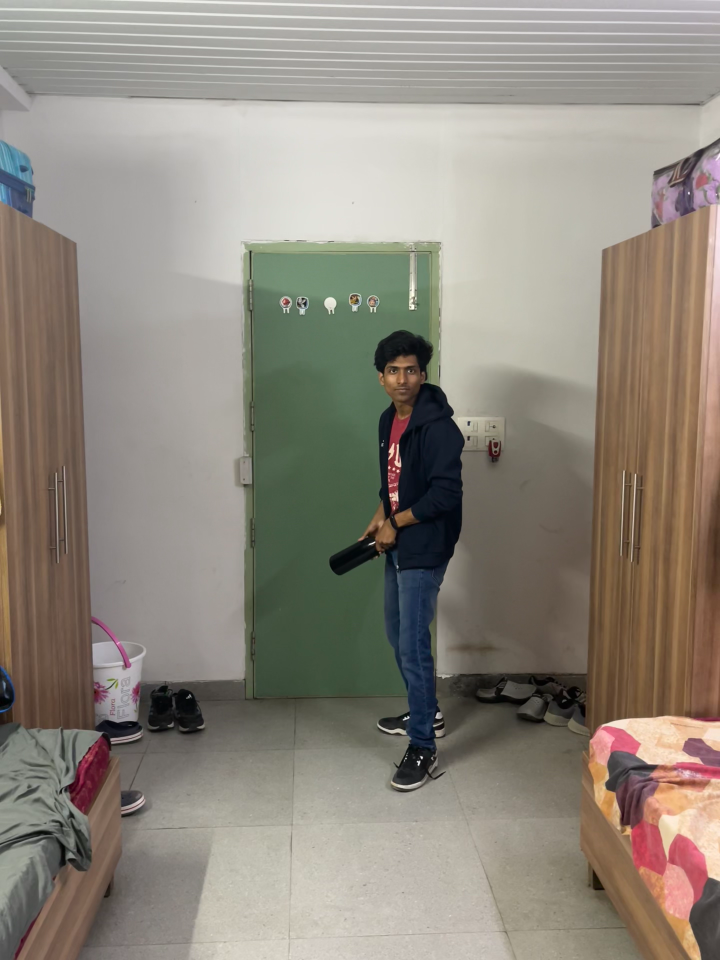
#> input picture frame 5 of 1.mp4, 1440 x 1920 px (shown at 1/2 size)
$ python track_bar.py
#> lines starting #> are read from the running program, lines starting #| are printed output that depends on the picture; after the words box and inside, x2 and y2 are one past the last pixel; in counts of white or black regions, pixels touching at a corner belong together
import cv2
import numpy as np

cap = cv2.VideoCapture("1.mp4")

def nothing(x):
    pass

cv2.namedWindow("Tracking")
cv2.createTrackbar("LH", "Tracking", 0, 255, nothing)
cv2.createTrackbar("LS", "Tracking", 0, 255, nothing)
cv2.createTrackbar("LV", "Tracking", 0, 255, nothing)
cv2.createTrackbar("UH", "Tracking", 255, 255, nothing)
cv2.createTrackbar("US", "Tracking", 255, 255, nothing)
cv2.createTrackbar("UV", "Tracking", 255, 255, nothing)


while(1):
    _, frame = cap.read()
#> frame is the input picture: shape (1920, 1440, 3); mean B, G, R 125, 135.5, 142.3
    # It converts the BGR color space of image to HSV color space
    hsv = cv2.cvtColor(frame, cv2.COLOR_BGR2HSV)
#> hsv: shape (1920, 1440, 3); mean H, S, V 32.4, 44.2, 145.1


    # Threshold of organge in HSV space


    l_h = cv2.getTrackbarPos("LH", "Tracking")
    l_s = cv2.getTrackbarPos("LS", "Tracking")
    l_v = cv2.getTrackbarPos("LV", "Tracking")

    u_h = cv2.getTrackbarPos("UH", "Tracking")
    u_s = cv2.getTrackbarPos("US", "Tracking")
    u_v = cv2.getTrackbarPos("UV", "Tracking")

    l_b = np.array([l_h, l_s, l_v])
    u_b = np.array([u_h, u_s, u_v])


    lower_org = np.array([0, 100, 185])
    upper_org = np.array([20, 255, 255])

    # preparing the mask to overlay
    # mask = cv2.inRange(hsv, l_b, u_b)
    #
    mask = cv2.inRange(hsv, lower_org, upper_org)
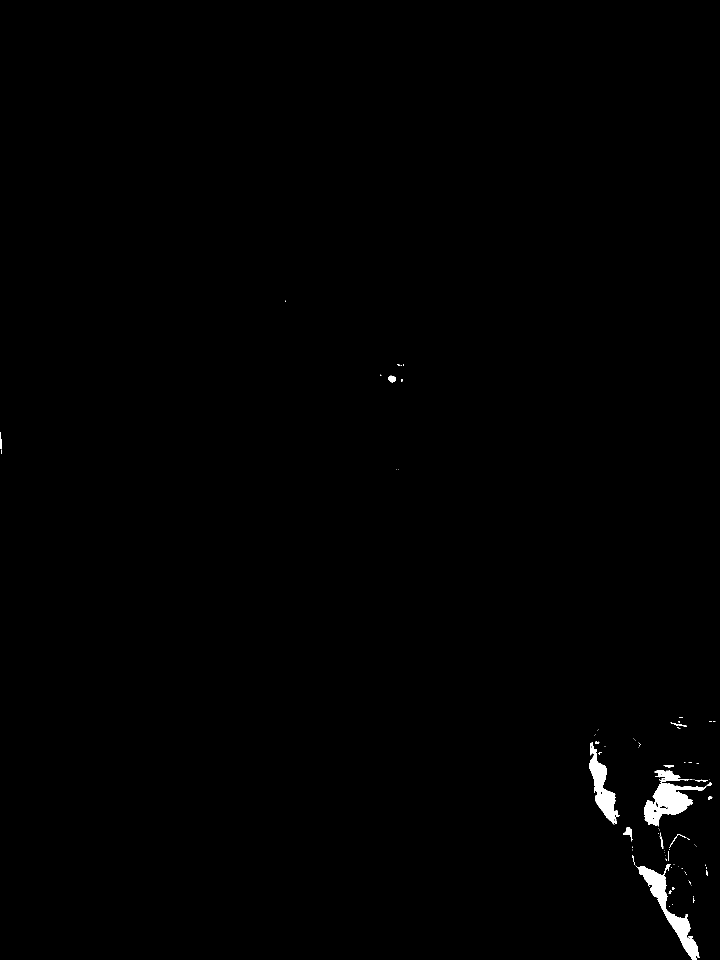
#> mask: shape (1920, 1440) (shown at 1/2 size); 0.56% white; 91 white regions (71 under 20 px), largest, box (x1, y1, x2, y2) and area: (1277, 1728, 1399, 1920) 4918, (1289, 1564, 1424, 1653) 4851, (1178, 1485, 1239, 1650) 3637

    # The black region in the mask has the value of 0,
    # so when multiplied with original image removes all non-blue regions
    result = cv2.bitwise_and(frame, frame, mask = mask)


    # cv2.imshow('frame', frame)
    # cv2.imshow('mask', mask)
    cv2.imshow('result', result)

    cv2.waitKey(0)

cv2.destroyAllWindows()
cap.release()

$ run again, starting later in the video
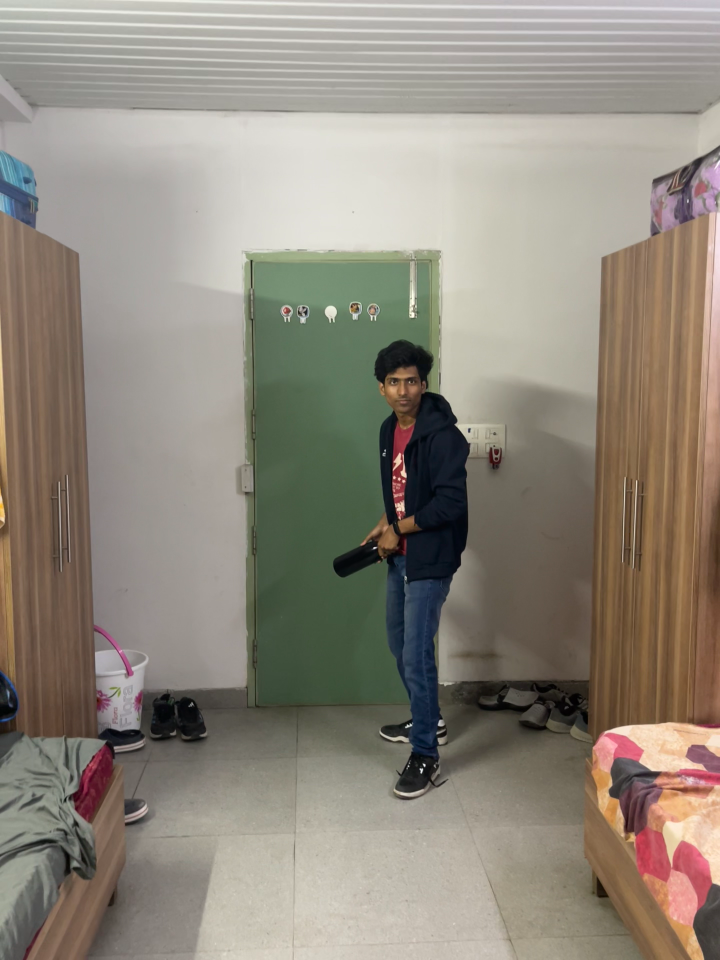
#> input picture frame 24 of 1.mp4, 1440 x 1920 px (shown at 1/2 size)
#> frame is the input picture: shape (1920, 1440, 3); mean B, G, R 124.4, 136.2, 143.5
#> hsv: shape (1920, 1440, 3); mean H, S, V 31.4, 46.8, 146.2
#> `mask = cv2.inRange(hsv, lower_org, upper_org)`:
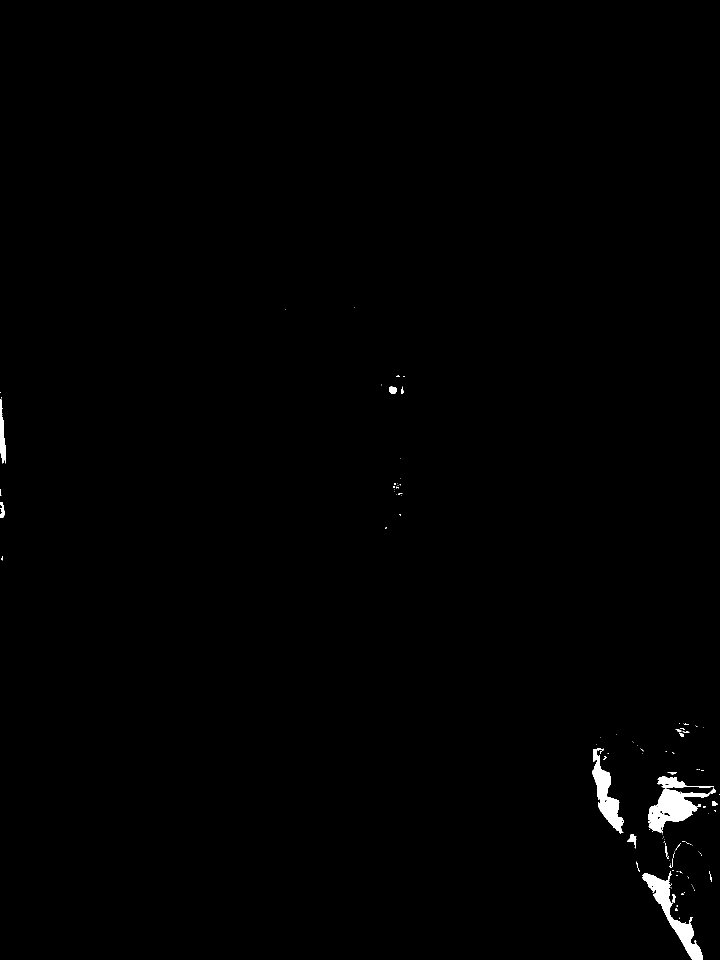
#> mask: shape (1920, 1440) (shown at 1/2 size); 0.62% white; 134 white regions (109 under 20 px), largest, box (x1, y1, x2, y2) and area: (1296, 1575, 1431, 1665) 5067, (1285, 1742, 1406, 1920) 4755, (1184, 1498, 1247, 1668) 3890

$ run again, starting later in the video
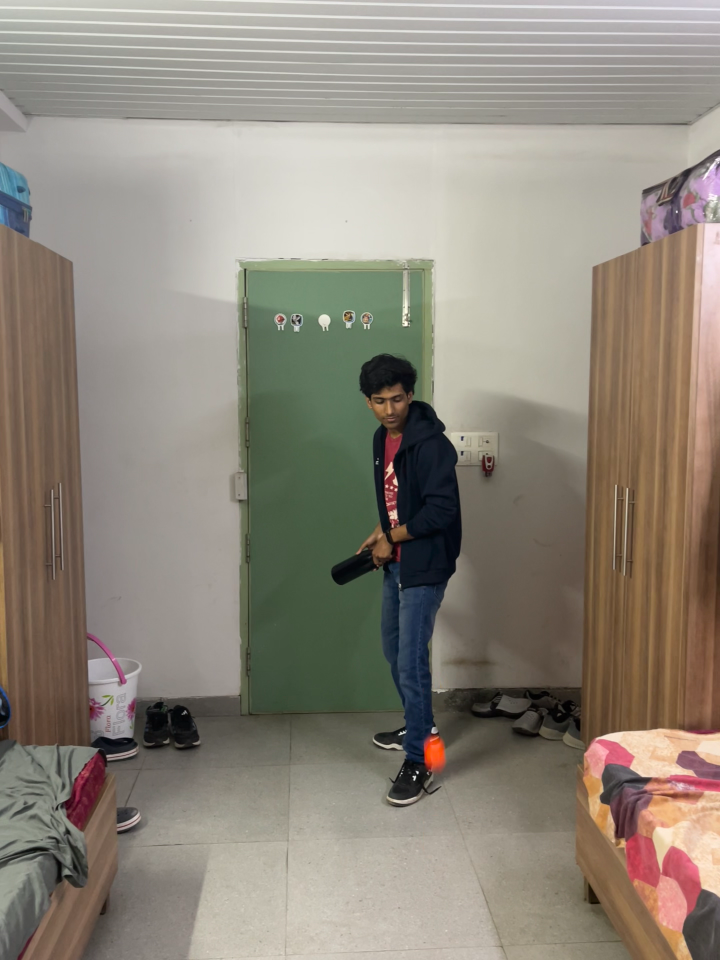
#> input picture frame 44 of 1.mp4, 1440 x 1920 px (shown at 1/2 size)
#> frame is the input picture: shape (1920, 1440, 3); mean B, G, R 123, 134.6, 142.1
#> hsv: shape (1920, 1440, 3); mean H, S, V 31.6, 46.9, 144.8
#> `mask = cv2.inRange(hsv, lower_org, upper_org)`:
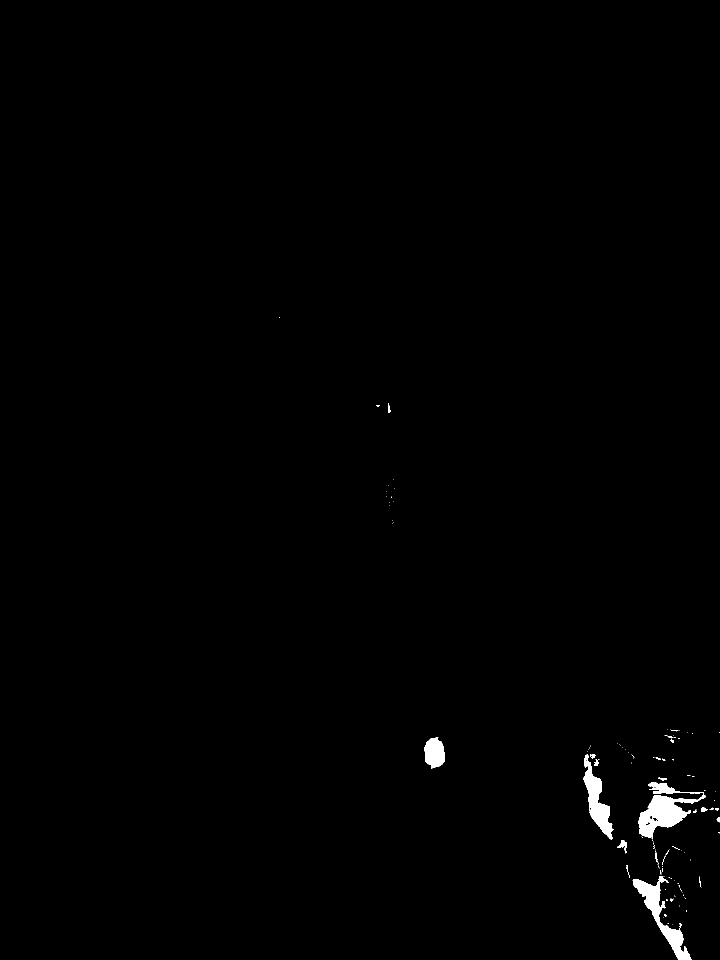
#> mask: shape (1920, 1440) (shown at 1/2 size); 0.64% white; 124 white regions (99 under 20 px), largest, box (x1, y1, x2, y2) and area: (1277, 1565, 1412, 1679) 6000, (1266, 1752, 1383, 1920) 4553, (1167, 1508, 1227, 1680) 3782
